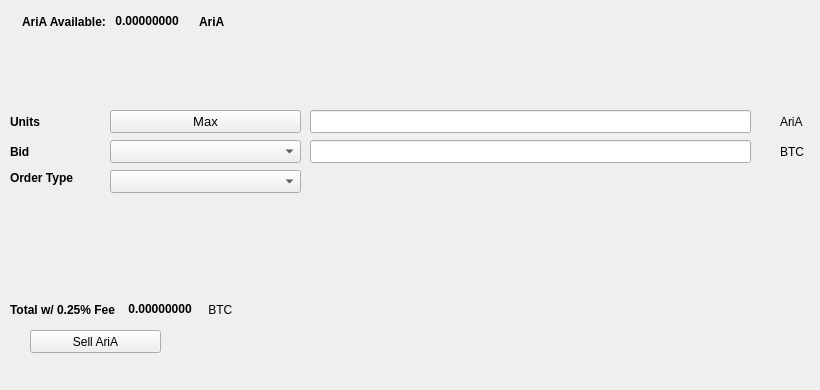
   <widget class="QWidget" name="SellTab">
    <attribute name="title">
     <string>Sell</string>
    </attribute>
    <widget class="QLabel" name="label_16">
     <property name="geometry">
      <rect>
       <x>780</x>
       <y>140</y>
       <width>31</width>
       <height>23</height>
      </rect>
     </property>
     <property name="text">
      <string>BTC</string>
     </property>
    </widget>
    <widget class="QComboBox" name="SellBidcomboBox">
     <property name="geometry">
      <rect>
       <x>110</x>
       <y>140</y>
       <width>191</width>
       <height>23</height>
      </rect>
     </property>
     <property name="font">
      <font>
       <pointsize>10</pointsize>
      </font>
     </property>
    </widget>
    <widget class="QLabel" name="label_18">
     <property name="geometry">
      <rect>
       <x>10</x>
       <y>110</y>
       <width>46</width>
       <height>23</height>
      </rect>
     </property>
     <property name="font">
      <font>
       <weight>75</weight>
       <bold>true</bold>
      </font>
     </property>
     <property name="text">
      <string>Units</string>
     </property>
    </widget>
    <widget class="QPushButton" name="Sell_Max_Amount">
     <property name="geometry">
      <rect>
       <x>110</x>
       <y>110</y>
       <width>191</width>
       <height>23</height>
      </rect>
     </property>
     <property name="font">
      <font>
       <pointsize>10</pointsize>
      </font>
     </property>
     <property name="text">
      <string>Max</string>
     </property>
    </widget>
    <widget class="QLabel" name="label_20">
     <property name="geometry">
      <rect>
       <x>10</x>
       <y>170</y>
       <width>91</width>
       <height>16</height>
      </rect>
     </property>
     <property name="font">
      <font>
       <weight>75</weight>
       <bold>true</bold>
      </font>
     </property>
     <property name="text">
      <string>Order Type</string>
     </property>
    </widget>
    <widget class="QComboBox" name="SellOrdertypeCombo">
     <property name="geometry">
      <rect>
       <x>110</x>
       <y>170</y>
       <width>191</width>
       <height>23</height>
      </rect>
     </property>
     <property name="font">
      <font>
       <pointsize>10</pointsize>
      </font>
     </property>
    </widget>
    <widget class="QLabel" name="label_21">
     <property name="geometry">
      <rect>
       <x>10</x>
       <y>140</y>
       <width>46</width>
       <height>23</height>
      </rect>
     </property>
     <property name="font">
      <font>
       <weight>75</weight>
       <bold>true</bold>
      </font>
     </property>
     <property name="text">
      <string>Bid</string>
     </property>
    </widget>
    <widget class="QLabel" name="label_22">
     <property name="geometry">
      <rect>
       <x>780</x>
       <y>110</y>
       <width>31</width>
       <height>23</height>
      </rect>
     </property>
     <property name="text">
      <string>AriA</string>
     </property>
    </widget>
    <widget class="QLineEdit" name="UnitsInputAriA">
     <property name="geometry">
      <rect>
       <x>310</x>
       <y>110</y>
       <width>441</width>
       <height>23</height>
      </rect>
     </property>
     <property name="font">
      <font>
       <pointsize>9</pointsize>
       <weight>75</weight>
       <bold>true</bold>
      </font>
     </property>
    </widget>
    <widget class="QLineEdit" name="SellBidPriceEdit">
     <property name="geometry">
      <rect>
       <x>310</x>
       <y>140</y>
       <width>441</width>
       <height>23</height>
      </rect>
     </property>
     <property name="font">
      <font>
       <pointsize>9</pointsize>
       <weight>75</weight>
       <bold>true</bold>
      </font>
     </property>
    </widget>
    <widget class="QPushButton" name="SellAriABTN">
     <property name="geometry">
      <rect>
       <x>30</x>
       <y>330</y>
       <width>131</width>
       <height>23</height>
      </rect>
     </property>
     <property name="text">
      <string>Sell AriA</string>
     </property>
     <property name="icon">
      <iconset resource="../aria.qrc">
       <normaloff>:/icons/bitcoin</normaloff>:/icons/bitcoin</iconset>
     </property>
    </widget>
    <widget class="QWidget" name="layoutWidget3">
     <property name="geometry">
      <rect>
       <x>22</x>
       <y>12</y>
       <width>258</width>
       <height>19</height>
      </rect>
     </property>
     <layout class="QHBoxLayout" name="horizontalLayout">
      <item>
       <widget class="QLabel" name="label232_2">
        <property name="font">
         <font>
          <weight>75</weight>
          <bold>true</bold>
         </font>
        </property>
        <property name="text">
         <string>AriA Available:</string>
        </property>
       </widget>
      </item>
      <item>
       <widget class="QLabel" name="AriAAvailableLabel">
        <property name="palette">
         <palette>
          <active>
           <colorrole role="WindowText">
            <brush brushstyle="SolidPattern">
             <color alpha="255">
              <red>0</red>
              <green>0</green>
              <blue>0</blue>
             </color>
            </brush>
           </colorrole>
           <colorrole role="Button">
            <brush brushstyle="SolidPattern">
             <color alpha="255">
              <red>0</red>
              <green>170</green>
              <blue>0</blue>
             </color>
            </brush>
           </colorrole>
           <colorrole role="Light">
            <brush brushstyle="SolidPattern">
             <color alpha="255">
              <red>0</red>
              <green>255</green>
              <blue>0</blue>
             </color>
            </brush>
           </colorrole>
           <colorrole role="Midlight">
            <brush brushstyle="SolidPattern">
             <color alpha="255">
              <red>0</red>
              <green>212</green>
              <blue>0</blue>
             </color>
            </brush>
           </colorrole>
           <colorrole role="Dark">
            <brush brushstyle="SolidPattern">
             <color alpha="255">
              <red>0</red>
              <green>85</green>
              <blue>0</blue>
             </color>
            </brush>
           </colorrole>
           <colorrole role="Mid">
            <brush brushstyle="SolidPattern">
             <color alpha="255">
              <red>0</red>
              <green>113</green>
              <blue>0</blue>
             </color>
            </brush>
           </colorrole>
           <colorrole role="Text">
            <brush brushstyle="SolidPattern">
             <color alpha="255">
              <red>0</red>
              <green>170</green>
              <blue>0</blue>
             </color>
            </brush>
           </colorrole>
           <colorrole role="BrightText">
            <brush brushstyle="SolidPattern">
             <color alpha="255">
              <red>255</red>
              <green>255</green>
              <blue>255</blue>
             </color>
            </brush>
           </colorrole>
           <colorrole role="ButtonText">
            <brush brushstyle="SolidPattern">
             <color alpha="255">
              <red>0</red>
              <green>0</green>
              <blue>0</blue>
             </color>
            </brush>
           </colorrole>
           <colorrole role="Base">
            <brush brushstyle="SolidPattern">
             <color alpha="255">
              <red>255</red>
              <green>255</green>
              <blue>255</blue>
             </color>
            </brush>
           </colorrole>
           <colorrole role="Window">
            <brush brushstyle="SolidPattern">
             <color alpha="255">
              <red>0</red>
              <green>170</green>
              <blue>0</blue>
             </color>
            </brush>
           </colorrole>
           <colorrole role="Shadow">
            <brush brushstyle="SolidPattern">
             <color alpha="255">
              <red>0</red>
              <green>0</green>
              <blue>0</blue>
             </color>
            </brush>
           </colorrole>
           <colorrole role="AlternateBase">
            <brush brushstyle="SolidPattern">
             <color alpha="255">
              <red>127</red>
              <green>212</green>
              <blue>127</blue>
             </color>
            </brush>
           </colorrole>
           <colorrole role="ToolTipBase">
            <brush brushstyle="SolidPattern">
             <color alpha="255">
              <red>255</red>
              <green>255</green>
              <blue>220</blue>
             </color>
            </brush>
           </colorrole>
           <colorrole role="ToolTipText">
            <brush brushstyle="SolidPattern">
             <color alpha="255">
              <red>0</red>
              <green>0</green>
              <blue>0</blue>
             </color>
            </brush>
           </colorrole>
          </active>
          <inactive>
           <colorrole role="WindowText">
            <brush brushstyle="SolidPattern">
             <color alpha="255">
              <red>0</red>
              <green>0</green>
              <blue>0</blue>
             </color>
            </brush>
           </colorrole>
           <colorrole role="Button">
            <brush brushstyle="SolidPattern">
             <color alpha="255">
              <red>0</red>
              <green>170</green>
              <blue>0</blue>
             </color>
            </brush>
           </colorrole>
           <colorrole role="Light">
            <brush brushstyle="SolidPattern">
             <color alpha="255">
              <red>0</red>
              <green>255</green>
              <blue>0</blue>
             </color>
            </brush>
           </colorrole>
           <colorrole role="Midlight">
            <brush brushstyle="SolidPattern">
             <color alpha="255">
              <red>0</red>
              <green>212</green>
              <blue>0</blue>
             </color>
            </brush>
           </colorrole>
           <colorrole role="Dark">
            <brush brushstyle="SolidPattern">
             <color alpha="255">
              <red>0</red>
              <green>85</green>
              <blue>0</blue>
             </color>
            </brush>
           </colorrole>
           <colorrole role="Mid">
            <brush brushstyle="SolidPattern">
             <color alpha="255">
              <red>0</red>
              <green>113</green>
              <blue>0</blue>
             </color>
            </brush>
           </colorrole>
           <colorrole role="Text">
            <brush brushstyle="SolidPattern">
             <color alpha="255">
              <red>0</red>
              <green>170</green>
              <blue>0</blue>
             </color>
            </brush>
           </colorrole>
           <colorrole role="BrightText">
            <brush brushstyle="SolidPattern">
             <color alpha="255">
              <red>255</red>
              <green>255</green>
              <blue>255</blue>
             </color>
            </brush>
           </colorrole>
           <colorrole role="ButtonText">
            <brush brushstyle="SolidPattern">
             <color alpha="255">
              <red>0</red>
              <green>0</green>
              <blue>0</blue>
             </color>
            </brush>
           </colorrole>
           <colorrole role="Base">
            <brush brushstyle="SolidPattern">
             <color alpha="255">
              <red>255</red>
              <green>255</green>
              <blue>255</blue>
             </color>
            </brush>
           </colorrole>
           <colorrole role="Window">
            <brush brushstyle="SolidPattern">
             <color alpha="255">
              <red>0</red>
              <green>170</green>
              <blue>0</blue>
             </color>
            </brush>
           </colorrole>
           <colorrole role="Shadow">
            <brush brushstyle="SolidPattern">
             <color alpha="255">
              <red>0</red>
              <green>0</green>
              <blue>0</blue>
             </color>
            </brush>
           </colorrole>
           <colorrole role="AlternateBase">
            <brush brushstyle="SolidPattern">
             <color alpha="255">
              <red>127</red>
              <green>212</green>
              <blue>127</blue>
             </color>
            </brush>
           </colorrole>
           <colorrole role="ToolTipBase">
            <brush brushstyle="SolidPattern">
             <color alpha="255">
              <red>255</red>
              <green>255</green>
              <blue>220</blue>
             </color>
            </brush>
           </colorrole>
           <colorrole role="ToolTipText">
            <brush brushstyle="SolidPattern">
             <color alpha="255">
              <red>0</red>
              <green>0</green>
              <blue>0</blue>
             </color>
            </brush>
           </colorrole>
          </inactive>
          <disabled>
           <colorrole role="WindowText">
            <brush brushstyle="SolidPattern">
             <color alpha="255">
              <red>0</red>
              <green>85</green>
              <blue>0</blue>
             </color>
            </brush>
           </colorrole>
           <colorrole role="Button">
            <brush brushstyle="SolidPattern">
             <color alpha="255">
              <red>0</red>
              <green>170</green>
              <blue>0</blue>
             </color>
            </brush>
           </colorrole>
           <colorrole role="Light">
            <brush brushstyle="SolidPattern">
             <color alpha="255">
              <red>0</red>
              <green>255</green>
              <blue>0</blue>
             </color>
            </brush>
           </colorrole>
           <colorrole role="Midlight">
            <brush brushstyle="SolidPattern">
             <color alpha="255">
              <red>0</red>
              <green>212</green>
              <blue>0</blue>
             </color>
            </brush>
           </colorrole>
           <colorrole role="Dark">
            <brush brushstyle="SolidPattern">
             <color alpha="255">
              <red>0</red>
              <green>85</green>
              <blue>0</blue>
             </color>
            </brush>
           </colorrole>
           <colorrole role="Mid">
            <brush brushstyle="SolidPattern">
             <color alpha="255">
              <red>0</red>
              <green>113</green>
              <blue>0</blue>
             </color>
            </brush>
           </colorrole>
           <colorrole role="Text">
            <brush brushstyle="SolidPattern">
             <color alpha="255">
              <red>0</red>
              <green>85</green>
              <blue>0</blue>
             </color>
            </brush>
           </colorrole>
           <colorrole role="BrightText">
            <brush brushstyle="SolidPattern">
             <color alpha="255">
              <red>255</red>
              <green>255</green>
              <blue>255</blue>
             </color>
            </brush>
           </colorrole>
           <colorrole role="ButtonText">
            <brush brushstyle="SolidPattern">
             <color alpha="255">
              <red>0</red>
              <green>85</green>
              <blue>0</blue>
             </color>
            </brush>
           </colorrole>
           <colorrole role="Base">
            <brush brushstyle="SolidPattern">
             <color alpha="255">
              <red>0</red>
              <green>170</green>
              <blue>0</blue>
             </color>
            </brush>
           </colorrole>
           <colorrole role="Window">
            <brush brushstyle="SolidPattern">
             <color alpha="255">
              <red>0</red>
              <green>170</green>
              <blue>0</blue>
             </color>
            </brush>
           </colorrole>
           <colorrole role="Shadow">
            <brush brushstyle="SolidPattern">
             <color alpha="255">
              <red>0</red>
              <green>0</green>
              <blue>0</blue>
             </color>
            </brush>
           </colorrole>
           <colorrole role="AlternateBase">
            <brush brushstyle="SolidPattern">
             <color alpha="255">
              <red>0</red>
              <green>170</green>
              <blue>0</blue>
             </color>
            </brush>
           </colorrole>
           <colorrole role="ToolTipBase">
            <brush brushstyle="SolidPattern">
             <color alpha="255">
              <red>255</red>
              <green>255</green>
              <blue>220</blue>
             </color>
            </brush>
           </colorrole>
           <colorrole role="ToolTipText">
            <brush brushstyle="SolidPattern">
             <color alpha="255">
              <red>0</red>
              <green>0</green>
              <blue>0</blue>
             </color>
            </brush>
           </colorrole>
          </disabled>
         </palette>
        </property>
        <property name="font">
         <font>
          <weight>75</weight>
          <bold>true</bold>
         </font>
        </property>
        <property name="text">
         <string> 0.00000000 </string>
        </property>
        <property name="textInteractionFlags">
         <set>Qt::LinksAccessibleByMouse|Qt::TextSelectableByKeyboard|Qt::TextSelectableByMouse</set>
        </property>
       </widget>
      </item>
      <item>
       <widget class="QLabel" name="labelAriA">
        <property name="font">
         <font>
          <weight>75</weight>
          <bold>true</bold>
         </font>
        </property>
        <property name="text">
         <string>AriA</string>
        </property>
       </widget>
      </item>
     </layout>
    </widget>
    <widget class="QWidget" name="layoutWidget">
     <property name="geometry">
      <rect>
       <x>10</x>
       <y>300</y>
       <width>268</width>
       <height>19</height>
      </rect>
     </property>
     <layout class="QHBoxLayout" name="horizontalLayout_2">
      <item>
       <widget class="QLabel" name="label_19">
        <property name="font">
         <font>
          <weight>75</weight>
          <bold>true</bold>
         </font>
        </property>
        <property name="text">
         <string>Total w/ 0.25% Fee </string>
        </property>
       </widget>
      </item>
      <item>
       <widget class="QLabel" name="SellCostLabel">
        <property name="palette">
         <palette>
          <active>
           <colorrole role="WindowText">
            <brush brushstyle="SolidPattern">
             <color alpha="255">
              <red>0</red>
              <green>0</green>
              <blue>0</blue>
             </color>
            </brush>
           </colorrole>
           <colorrole role="Button">
            <brush brushstyle="SolidPattern">
             <color alpha="255">
              <red>0</red>
              <green>170</green>
              <blue>0</blue>
             </color>
            </brush>
           </colorrole>
           <colorrole role="Light">
            <brush brushstyle="SolidPattern">
             <color alpha="255">
              <red>0</red>
              <green>255</green>
              <blue>0</blue>
             </color>
            </brush>
           </colorrole>
           <colorrole role="Midlight">
            <brush brushstyle="SolidPattern">
             <color alpha="255">
              <red>0</red>
              <green>212</green>
              <blue>0</blue>
             </color>
            </brush>
           </colorrole>
           <colorrole role="Dark">
            <brush brushstyle="SolidPattern">
             <color alpha="255">
              <red>0</red>
              <green>85</green>
              <blue>0</blue>
             </color>
            </brush>
           </colorrole>
           <colorrole role="Mid">
            <brush brushstyle="SolidPattern">
             <color alpha="255">
              <red>0</red>
              <green>113</green>
              <blue>0</blue>
             </color>
            </brush>
           </colorrole>
           <colorrole role="Text">
            <brush brushstyle="SolidPattern">
             <color alpha="255">
              <red>0</red>
              <green>170</green>
              <blue>0</blue>
             </color>
            </brush>
           </colorrole>
           <colorrole role="BrightText">
            <brush brushstyle="SolidPattern">
             <color alpha="255">
              <red>255</red>
              <green>255</green>
              <blue>255</blue>
             </color>
            </brush>
           </colorrole>
           <colorrole role="ButtonText">
            <brush brushstyle="SolidPattern">
             <color alpha="255">
              <red>0</red>
              <green>0</green>
              <blue>0</blue>
             </color>
            </brush>
           </colorrole>
           <colorrole role="Base">
            <brush brushstyle="SolidPattern">
             <color alpha="255">
              <red>255</red>
              <green>255</green>
              <blue>255</blue>
             </color>
            </brush>
           </colorrole>
           <colorrole role="Window">
            <brush brushstyle="SolidPattern">
             <color alpha="255">
              <red>0</red>
              <green>170</green>
              <blue>0</blue>
             </color>
            </brush>
           </colorrole>
           <colorrole role="Shadow">
            <brush brushstyle="SolidPattern">
             <color alpha="255">
              <red>0</red>
              <green>0</green>
              <blue>0</blue>
             </color>
            </brush>
           </colorrole>
           <colorrole role="AlternateBase">
            <brush brushstyle="SolidPattern">
             <color alpha="255">
              <red>127</red>
              <green>212</green>
              <blue>127</blue>
             </color>
            </brush>
           </colorrole>
           <colorrole role="ToolTipBase">
            <brush brushstyle="SolidPattern">
             <color alpha="255">
              <red>255</red>
              <green>255</green>
              <blue>220</blue>
             </color>
            </brush>
           </colorrole>
           <colorrole role="ToolTipText">
            <brush brushstyle="SolidPattern">
             <color alpha="255">
              <red>0</red>
              <green>0</green>
              <blue>0</blue>
             </color>
            </brush>
           </colorrole>
          </active>
          <inactive>
           <colorrole role="WindowText">
            <brush brushstyle="SolidPattern">
             <color alpha="255">
              <red>0</red>
              <green>0</green>
              <blue>0</blue>
             </color>
            </brush>
           </colorrole>
           <colorrole role="Button">
            <brush brushstyle="SolidPattern">
             <color alpha="255">
              <red>0</red>
              <green>170</green>
              <blue>0</blue>
             </color>
            </brush>
           </colorrole>
           <colorrole role="Light">
            <brush brushstyle="SolidPattern">
             <color alpha="255">
              <red>0</red>
              <green>255</green>
              <blue>0</blue>
             </color>
            </brush>
           </colorrole>
           <colorrole role="Midlight">
            <brush brushstyle="SolidPattern">
             <color alpha="255">
              <red>0</red>
              <green>212</green>
              <blue>0</blue>
             </color>
            </brush>
           </colorrole>
           <colorrole role="Dark">
            <brush brushstyle="SolidPattern">
             <color alpha="255">
              <red>0</red>
              <green>85</green>
              <blue>0</blue>
             </color>
            </brush>
           </colorrole>
           <colorrole role="Mid">
            <brush brushstyle="SolidPattern">
             <color alpha="255">
              <red>0</red>
              <green>113</green>
              <blue>0</blue>
             </color>
            </brush>
           </colorrole>
           <colorrole role="Text">
            <brush brushstyle="SolidPattern">
             <color alpha="255">
              <red>0</red>
              <green>170</green>
              <blue>0</blue>
             </color>
            </brush>
           </colorrole>
           <colorrole role="BrightText">
            <brush brushstyle="SolidPattern">
             <color alpha="255">
              <red>255</red>
              <green>255</green>
              <blue>255</blue>
             </color>
            </brush>
           </colorrole>
           <colorrole role="ButtonText">
            <brush brushstyle="SolidPattern">
             <color alpha="255">
              <red>0</red>
              <green>0</green>
              <blue>0</blue>
             </color>
            </brush>
           </colorrole>
           <colorrole role="Base">
            <brush brushstyle="SolidPattern">
             <color alpha="255">
              <red>255</red>
              <green>255</green>
              <blue>255</blue>
             </color>
            </brush>
           </colorrole>
           <colorrole role="Window">
            <brush brushstyle="SolidPattern">
             <color alpha="255">
              <red>0</red>
              <green>170</green>
              <blue>0</blue>
             </color>
            </brush>
           </colorrole>
           <colorrole role="Shadow">
            <brush brushstyle="SolidPattern">
             <color alpha="255">
              <red>0</red>
              <green>0</green>
              <blue>0</blue>
             </color>
            </brush>
           </colorrole>
           <colorrole role="AlternateBase">
            <brush brushstyle="SolidPattern">
             <color alpha="255">
              <red>127</red>
              <green>212</green>
              <blue>127</blue>
             </color>
            </brush>
           </colorrole>
           <colorrole role="ToolTipBase">
            <brush brushstyle="SolidPattern">
             <color alpha="255">
              <red>255</red>
              <green>255</green>
              <blue>220</blue>
             </color>
            </brush>
           </colorrole>
           <colorrole role="ToolTipText">
            <brush brushstyle="SolidPattern">
             <color alpha="255">
              <red>0</red>
              <green>0</green>
              <blue>0</blue>
             </color>
            </brush>
           </colorrole>
          </inactive>
          <disabled>
           <colorrole role="WindowText">
            <brush brushstyle="SolidPattern">
             <color alpha="255">
              <red>0</red>
              <green>85</green>
              <blue>0</blue>
             </color>
            </brush>
           </colorrole>
           <colorrole role="Button">
            <brush brushstyle="SolidPattern">
             <color alpha="255">
              <red>0</red>
              <green>170</green>
              <blue>0</blue>
             </color>
            </brush>
           </colorrole>
           <colorrole role="Light">
            <brush brushstyle="SolidPattern">
             <color alpha="255">
              <red>0</red>
              <green>255</green>
              <blue>0</blue>
             </color>
            </brush>
           </colorrole>
           <colorrole role="Midlight">
            <brush brushstyle="SolidPattern">
             <color alpha="255">
              <red>0</red>
              <green>212</green>
              <blue>0</blue>
             </color>
            </brush>
           </colorrole>
           <colorrole role="Dark">
            <brush brushstyle="SolidPattern">
             <color alpha="255">
              <red>0</red>
              <green>85</green>
              <blue>0</blue>
             </color>
            </brush>
           </colorrole>
           <colorrole role="Mid">
            <brush brushstyle="SolidPattern">
             <color alpha="255">
              <red>0</red>
              <green>113</green>
              <blue>0</blue>
             </color>
            </brush>
           </colorrole>
           <colorrole role="Text">
            <brush brushstyle="SolidPattern">
             <color alpha="255">
              <red>0</red>
              <green>85</green>
              <blue>0</blue>
             </color>
            </brush>
           </colorrole>
           <colorrole role="BrightText">
            <brush brushstyle="SolidPattern">
             <color alpha="255">
              <red>255</red>
              <green>255</green>
              <blue>255</blue>
             </color>
            </brush>
           </colorrole>
           <colorrole role="ButtonText">
            <brush brushstyle="SolidPattern">
             <color alpha="255">
              <red>0</red>
              <green>85</green>
              <blue>0</blue>
             </color>
            </brush>
           </colorrole>
           <colorrole role="Base">
            <brush brushstyle="SolidPattern">
             <color alpha="255">
              <red>0</red>
              <green>170</green>
              <blue>0</blue>
             </color>
            </brush>
           </colorrole>
           <colorrole role="Window">
            <brush brushstyle="SolidPattern">
             <color alpha="255">
              <red>0</red>
              <green>170</green>
              <blue>0</blue>
             </color>
            </brush>
           </colorrole>
           <colorrole role="Shadow">
            <brush brushstyle="SolidPattern">
             <color alpha="255">
              <red>0</red>
              <green>0</green>
              <blue>0</blue>
             </color>
            </brush>
           </colorrole>
           <colorrole role="AlternateBase">
            <brush brushstyle="SolidPattern">
             <color alpha="255">
              <red>0</red>
              <green>170</green>
              <blue>0</blue>
             </color>
            </brush>
           </colorrole>
           <colorrole role="ToolTipBase">
            <brush brushstyle="SolidPattern">
             <color alpha="255">
              <red>255</red>
              <green>255</green>
              <blue>220</blue>
             </color>
            </brush>
           </colorrole>
           <colorrole role="ToolTipText">
            <brush brushstyle="SolidPattern">
             <color alpha="255">
              <red>0</red>
              <green>0</green>
              <blue>0</blue>
             </color>
            </brush>
           </colorrole>
          </disabled>
         </palette>
        </property>
        <property name="font">
         <font>
          <weight>75</weight>
          <bold>true</bold>
         </font>
        </property>
        <property name="autoFillBackground">
         <bool>false</bool>
        </property>
        <property name="text">
         <string> 0.00000000</string>
        </property>
        <property name="textInteractionFlags">
         <set>Qt::LinksAccessibleByMouse|Qt::TextSelectableByMouse</set>
        </property>
       </widget>
      </item>
      <item>
       <widget class="QLabel" name="label_17">
        <property name="font">
         <font>
          <weight>50</weight>
          <bold>false</bold>
         </font>
        </property>
        <property name="text">
         <string> BTC</string>
        </property>
       </widget>
      </item>
     </layout>
    </widget>
    <widget class="QLabel" name="label_23">
     <property name="geometry">
      <rect>
       <x>460</x>
       <y>300</y>
       <width>281</width>
       <height>81</height>
      </rect>
     </property>
     <property name="text">
      <string/>
     </property>
     <property name="pixmap">
      <pixmap>:/images/bittrex</pixmap>
     </property>
    </widget>
   </widget>
